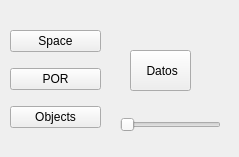
<?xml version="1.0" encoding="UTF-8"?>
<ui version="4.0">
 <class>guiDlg</class>
 <widget class="QWidget" name="guiDlg">
  <property name="geometry">
   <rect>
    <x>0</x>
    <y>0</y>
    <width>239</width>
    <height>157</height>
   </rect>
  </property>
  <property name="windowTitle">
   <string>navigationComp</string>
  </property>
  <widget class="QSlider" name="proximidad">
   <property name="geometry">
    <rect>
     <x>120</x>
     <y>110</y>
     <width>101</width>
     <height>29</height>
    </rect>
   </property>
   <property name="orientation">
    <enum>Qt::Horizontal</enum>
   </property>
  </widget>
  <widget class="QWidget" name="layoutWidget">
   <property name="geometry">
    <rect>
     <x>350</x>
     <y>200</y>
     <width>61</width>
     <height>36</height>
    </rect>
   </property>
   <layout class="QHBoxLayout" name="horizontalLayout"/>
  </widget>
  <widget class="QWidget" name="gridLayoutWidget">
   <property name="geometry">
    <rect>
     <x>10</x>
     <y>20</y>
     <width>91</width>
     <height>121</height>
    </rect>
   </property>
   <layout class="QGridLayout" name="gridLayout">
    <item row="3" column="0">
     <widget class="QPushButton" name="por">
      <property name="text">
       <string>POR</string>
      </property>
     </widget>
    </item>
    <item row="0" column="0">
     <widget class="QPushButton" name="gaussiana">
      <property name="text">
       <string>Space</string>
      </property>
     </widget>
    </item>
    <item row="4" column="0">
     <widget class="QPushButton" name="objint">
      <property name="text">
       <string>Objects</string>
      </property>
     </widget>
    </item>
   </layout>
  </widget>
  <widget class="QPushButton" name="datos">
   <property name="geometry">
    <rect>
     <x>130</x>
     <y>50</y>
     <width>61</width>
     <height>41</height>
    </rect>
   </property>
   <property name="text">
    <string> Datos</string>
   </property>
  </widget>
 </widget>
 <resources/>
 <connections/>
</ui>
